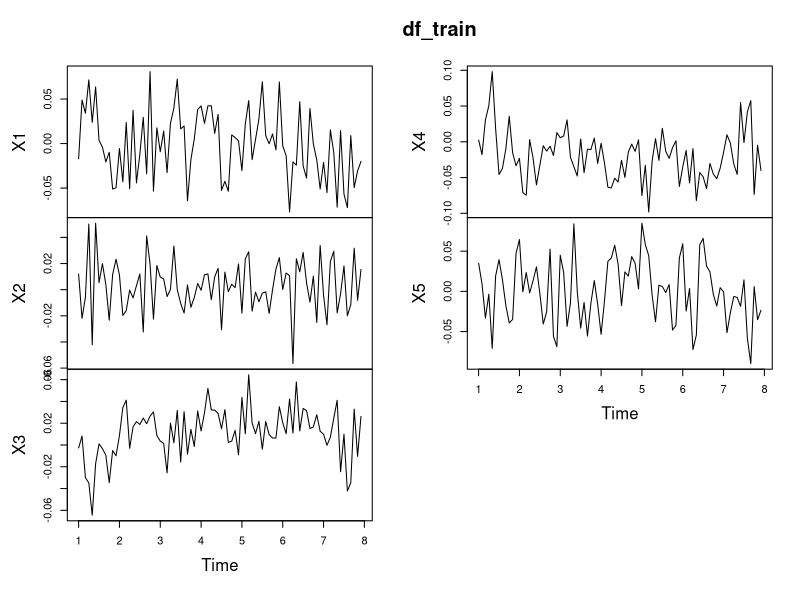
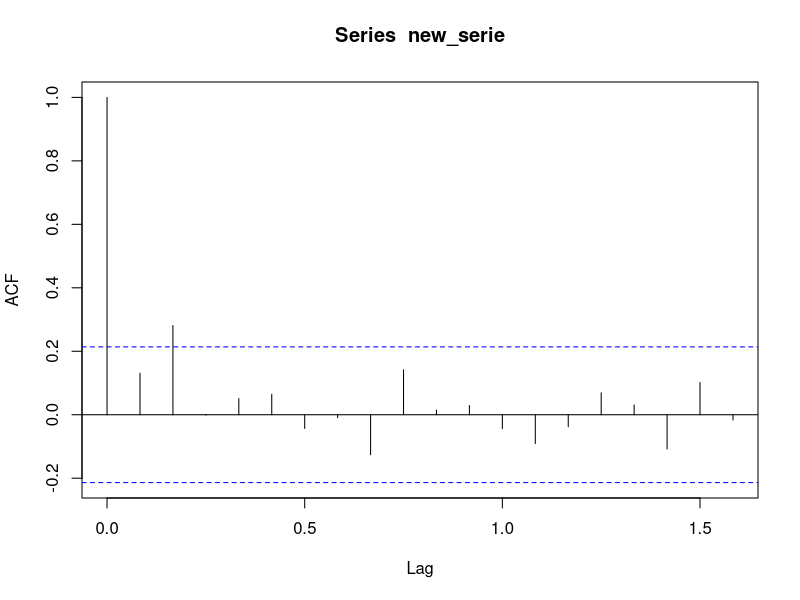
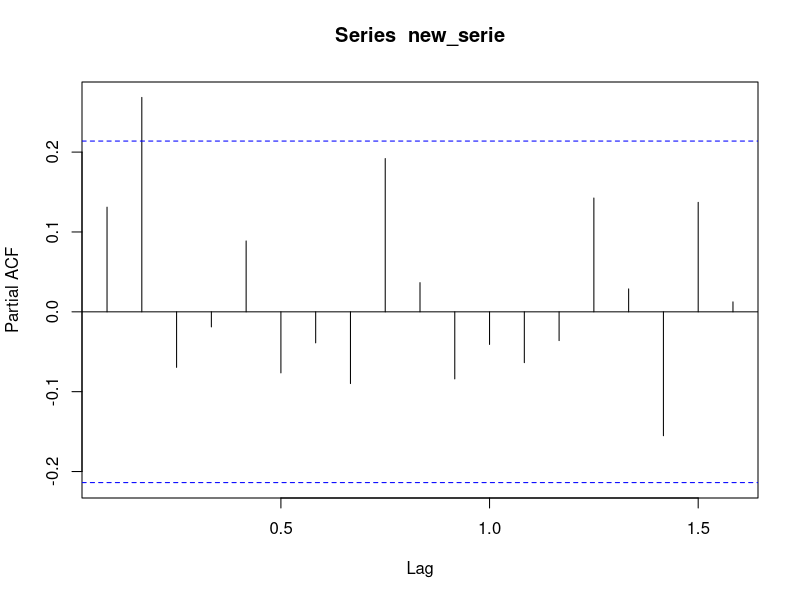
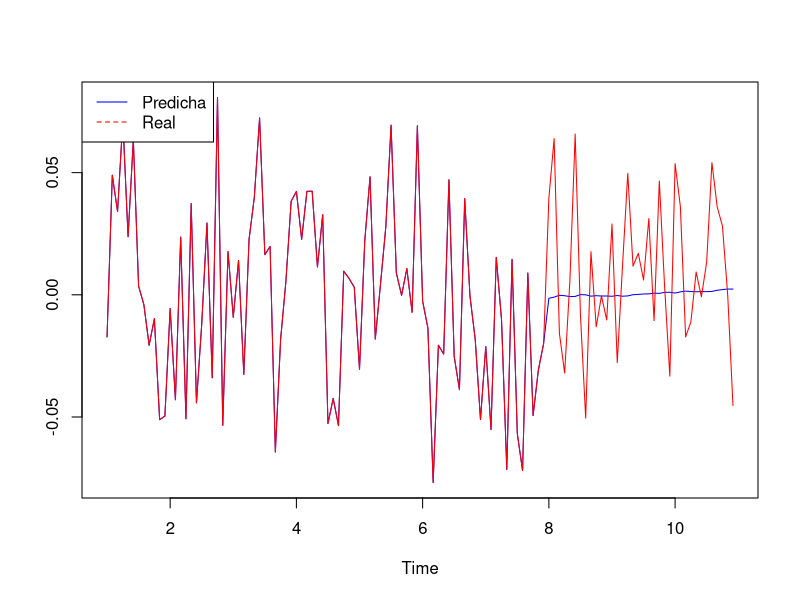
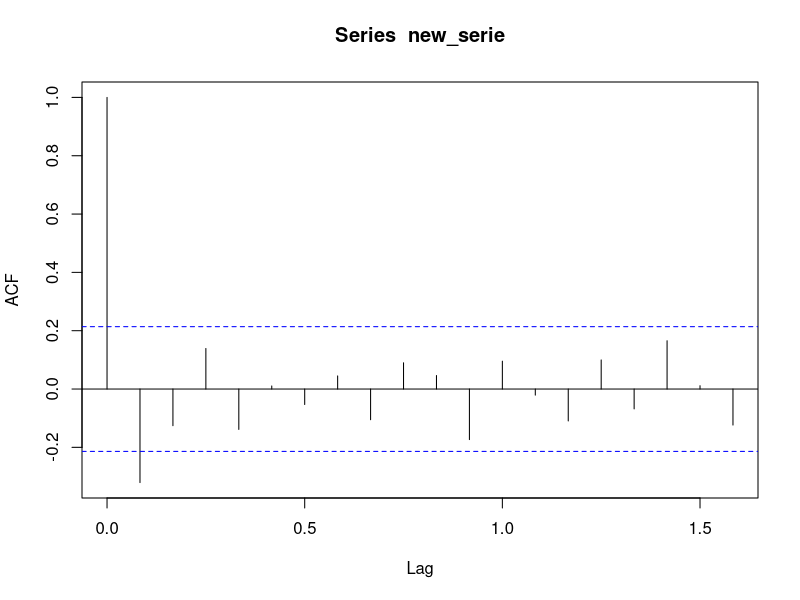
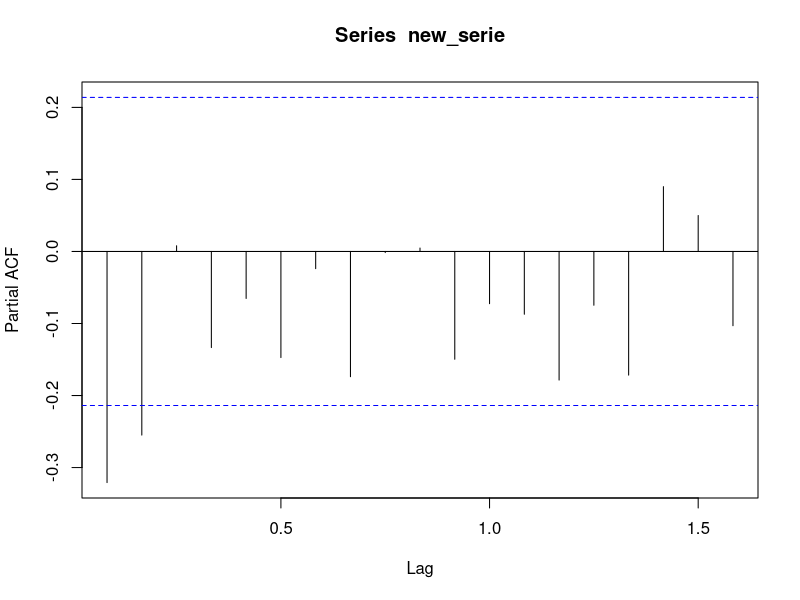
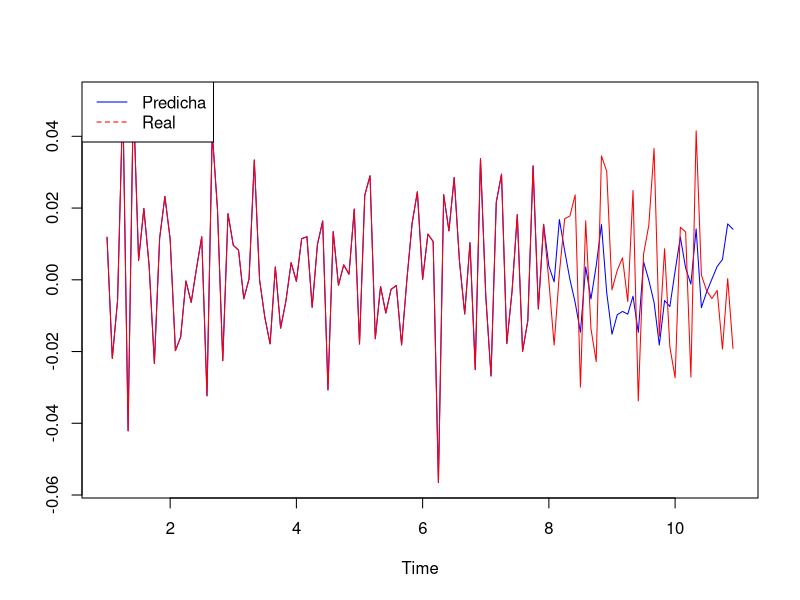
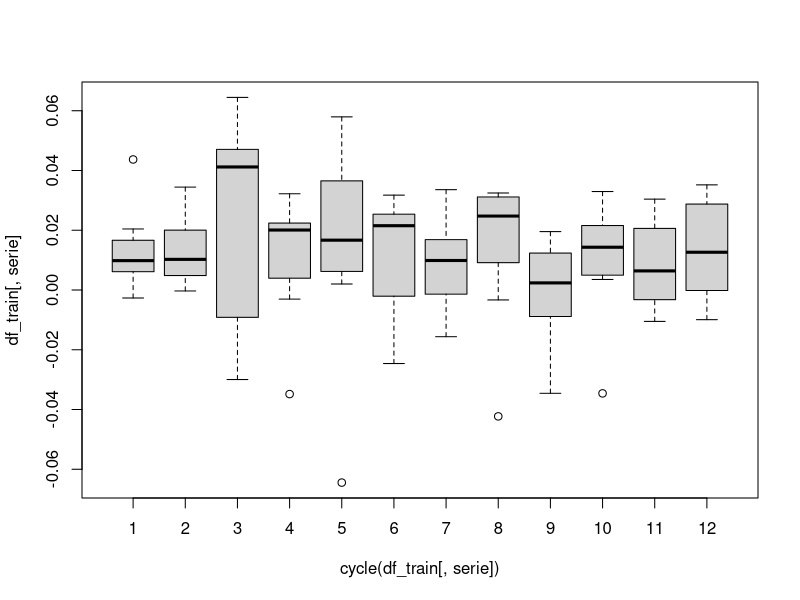

The R script that drew these images, in order:
## ---- chunk 1
knitr::opts_chunk$set(echo = TRUE)
## ---- chunk 2
library(readr)
library(forecast)

df_train <- read_csv("./data/stock_returns_train.csv")
## ---- chunk 3
df_ts <- ts(df_train, frequency=12)

df_train <- ts(df_ts[1:(7*12),], frequency=12)
df_test <- ts(df_ts[(7*12+1):length(df_ts[,1]),], frequency=12)
## ---- chunk 4
plot(df_train)
## ---- chunk 5
serie <- 1

# Observamos la estacionalidad

#boxplot(df_train[,serie] ~ cycle(df_train[,serie]))

# Diferenciamos la serie hasta que sea estacionalidad

serie_dif <- diff(df_train[,serie],12)

serie_dif <- diff(serie_dif,12)

#boxplot(serie_dif ~ cycle(serie_dif))
        
# Nos quedamos con la serie estacionaria

new_serie <- df_train[,serie]

# Determinamos el valor q con la acf

acf(new_serie)

# Determinamos el valor p con la pacf

pacf(new_serie)
## ---- chunk 6
summary(auto.arima(df_train[,serie]))
## ---- chunk 7
x_n <- ts(df_train[,serie],frequency=12)
p_n <- ts(df_train[,serie],frequency=12)
h <- 36
j <- 1

for (i in 1:h){
  
  upd <- Arima(x_n,order = c(0, 0, 0), 
              seasonal = c(0, 0, 0))
  
  pred <- forecast(upd, h = 1)$mean
    
  x_n <- ts(c(x_n, df_test[j,serie]),frequency=12)
  p_n <- ts(c(p_n, pred),frequency=12)
  
  j <- j + 1
}

ts.plot(p_n,df_ts[,serie],col = c("blue", "red"))
legend("topleft", legend = c("Predicha", "Real"), col = c("blue", "red"), lty = c(1, 2))
## ---- chunk 8
serie <- 2

# Observamos la estacionalidad

#boxplot(df_train[,serie] ~ cycle(df_train[,serie]))

# Diferenciamos la serie hasta que sea estacionalidad

serie_dif <- diff(df_train[,serie],12)

serie_dif <- diff(serie_dif,12)

#boxplot(serie_dif ~ cycle(serie_dif))
        
# Nos quedamos con la serie estacionaria

new_serie <- df_train[,serie]

# Determinamos el valor q con la acf

acf(new_serie)

# Determinamos el valor p con la pacf

pacf(new_serie)
## ---- chunk 9
summary(auto.arima(df_train[,serie]))
## ---- chunk 10
x_n <- ts(df_train[,serie],frequency=12)
p_n <- ts(df_train[,serie],frequency=12)
h <- 36
j <- 1

for (i in 1:h){
  
  upd <- Arima(x_n,order = c(1,0,2), 
              seasonal = c(0, 0, 0))
  
  pred <- forecast(upd, h = 1)$mean
    
  x_n <- ts(c(x_n, df_test[j,serie]),frequency=12)
  p_n <- ts(c(p_n, pred),frequency=12)
  
  j <- j + 1
}

ts.plot(p_n,df_ts[,serie],col = c("blue", "red"))
legend("topleft", legend = c("Predicha", "Real"), col = c("blue", "red"), lty = c(1, 2))
## ---- chunk 11
serie <- 3

# Observamos la estacionalidad

boxplot(df_train[,serie] ~ cycle(df_train[,serie]))

# Diferenciamos la serie hasta que sea estacionalidad

serie_dif <- diff(df_train[,serie],12)

serie_dif <- diff(serie_dif,12)

boxplot(serie_dif ~ cycle(serie_dif))
        
# Nos quedamos con la serie estacionaria

new_serie <- df_train[,serie]

# Determinamos el valor q con la acf

acf(new_serie)

# Determinamos el valor p con la pacf

pacf(new_serie)

## ---- chunk 12
summary(auto.arima(df_train[,serie]))
## ---- chunk 13
x_n <- ts(df_train[,serie],frequency=12)
p_n <- ts(df_train[,serie],frequency=12)
h <- 36
j <- 1

for (i in 1:h){
  
  upd <- Arima(x_n,order = c(2, 0, 2), 
              seasonal = c(0, 0, 0))
  
  pred <- forecast(upd, h = 1)$mean
    
  x_n <- ts(c(x_n, df_test[j,serie]),frequency=12)
  p_n <- ts(c(p_n, pred),frequency=12)
  
  j <- j + 1
}

ts.plot(p_n,df_ts[,serie],col = c("blue", "red"))
legend("topleft", legend = c("Predicha", "Real"), col = c("blue", "red"), lty = c(1, 2))
## ---- chunk 14
serie <- 4

# Observamos la estacionalidad

boxplot(df_train[,serie] ~ cycle(df_train[,serie]))

# Diferenciamos la serie hasta que sea estacionalidad

serie_dif <- diff(df_train[,serie],12)

serie_dif <- diff(serie_dif,12)

boxplot(serie_dif ~ cycle(serie_dif))
        
# Nos quedamos con la serie estacionaria

new_serie <- df_train[,serie]

# Determinamos el valor q con la acf

acf(new_serie)

# Determinamos el valor p con la pacf

pacf(new_serie)
## ---- chunk 15
summary(auto.arima(df_train[,serie]))
## ---- chunk 16
x_n <- ts(df_train[,serie],frequency=12)
p_n <- ts(df_train[,serie],frequency=12)
h <- 36
j <- 1

for (i in 1:h){
  
  upd <- Arima(x_n,order = c(1, 0, 0), 
              seasonal = c(0, 0, 0))
  
  pred <- forecast(upd, h = 1)$mean
    
  x_n <- ts(c(x_n, df_test[j,serie]),frequency=12)
  p_n <- ts(c(p_n, pred),frequency=12)
  
  j <- j + 1
}

ts.plot(p_n,df_ts[,serie],col = c("blue", "red"))
legend("topleft", legend = c("Predicha", "Real"), col = c("blue", "red"), lty = c(1, 2))
## ---- chunk 17
serie <- 5

# Observamos la estacionalidad

boxplot(df_train[,serie] ~ cycle(df_train[,serie]))

# Diferenciamos la serie hasta que sea estacionalidad

serie_dif <- diff(df_train[,serie],12)

serie_dif <- diff(serie_dif,12)

boxplot(serie_dif ~ cycle(serie_dif))
        
# Nos quedamos con la serie estacionaria

new_serie <- df_train[,serie]

# Determinamos el valor q con la acf

acf(new_serie)

# Determinamos el valor p con la pacf

pacf(new_serie)
## ---- chunk 18
summary(auto.arima(df_train[,serie]))
## ---- chunk 19
x_n <- ts(df_train[,serie],frequency=12)
p_n <- ts(df_train[,serie],frequency=12)
h <- 36
j <- 1

for (i in 1:h){
  
  upd <- Arima(x_n,order = c(0, 0, 2), 
              seasonal = c(0, 0, 0))
  
  pred <- forecast(upd, h = 1)$mean
    
  x_n <- ts(c(x_n, df_test[j,serie]),frequency=12)
  p_n <- ts(c(p_n, pred),frequency=12)
  
  j <- j + 1
}

ts.plot(p_n,df_ts[,serie],col = c("blue", "red"))
legend("topleft", legend = c("Predicha", "Real"), col = c("blue", "red"), lty = c(1, 2))
